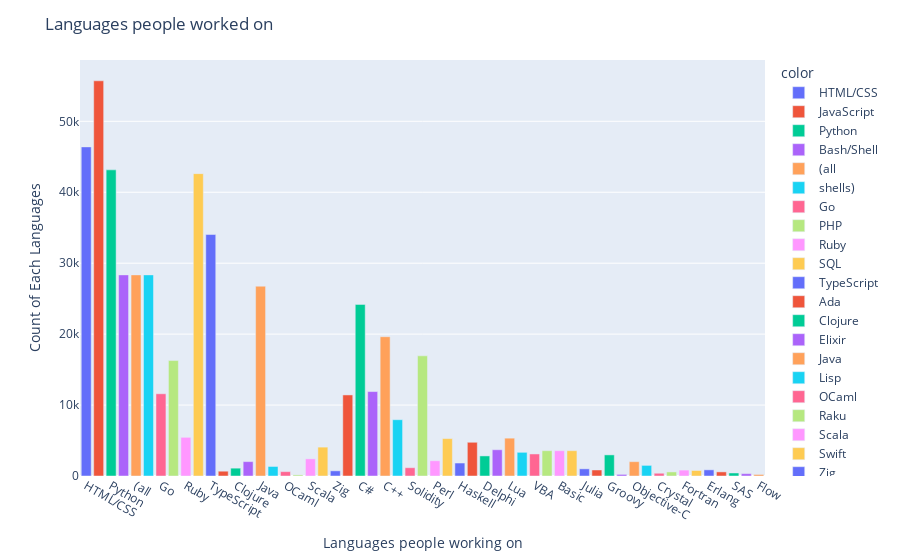

This figure's notebook cell:
### Markdown cell above
some of the values are float , because of missing values so here im replacing with blank string

### Code cell
# Removing null values and replacing with empty string
selected_survay_df['LanguageHaveWorkedWith'] = selected_survay_df['LanguageHaveWorkedWith'].fillna('')
print(selected_survay_df['LanguageHaveWorkedWith'].isnull().sum())

# changing from float type to integer type
selected_survay_df['LanguageHaveWorkedWith'] = selected_survay_df['LanguageHaveWorkedWith'].astype(str)

# removing ":" char and joining them into lists
words_list = selected_survay_df['LanguageHaveWorkedWith'].str.split(";")

# then joining all the list into one paragraph to perform visualization of wordcloud
sentences = []
for word in words_list:
    sentence = ' '.join(word)
    sentences.append(sentence)

text = ' '.join(sentences)
print(len(text))

wordcloud = WordCloud(background_color='white').generate(text)
plt.figure(figsize=(10,30))
plt.imshow(wordcloud,interpolation='bilinear')
plt.axis('off')
plt.title('languages that people have worked with based on higher frequency')
plt.show()

words = text.split()
count_words = Counter(words)
fig = px.bar(x = count_words.keys(),y = count_words.values(),color=count_words.keys())
fig.update_layout(xaxis_title='Languages people working on',yaxis_title='Count of Each Languages',title='Languages people worked on',xaxis=dict(tickangle=30))

### Figure 1 — Plotly figure (JSON) as saved in the notebook; plotly's stock layout.template omitted (floating-point values rounded to 4 significant figures)
{"data": [{"alignmentgroup": "True", "hovertemplate": "color=HTML/CSS<br>x=%{x}<br>y=%{y}<extra></extra>", "legendgroup": "HTML/CSS", "marker": {"color": "#636efa", "pattern": {"shape": ""}}, "name": "HTML/CSS", "offsetgroup": "HTML/CSS", "orientation": "v", "showlegend": true, "textposition": "auto", "type": "bar", "x": ["HTML/CSS"], "xaxis": "x", "y": [46396], "yaxis": "y"}, {"alignmentgroup": "True", "hovertemplate": "color=JavaScript<br>x=%{x}<br>y=%{y}<extra></extra>", "legendgroup": "JavaScript", "marker": {"color": "#EF553B", "pattern": {"shape": ""}}, "name": "JavaScript", "offsetgroup": "JavaScript", "orientation": "v", "showlegend": true, "textposition": "auto", "type": "bar", "x": ["JavaScript"], "xaxis": "x", "y": [55711], "yaxis": "y"}, {"alignmentgroup": "True", "hovertemplate": "color=Python<br>x=%{x}<br>y=%{y}<extra></extra>", "legendgroup": "Python", "marker": {"color": "#00cc96", "pattern": {"shape": ""}}, "name": "Python", "offsetgroup": "Python", "orientation": "v", "showlegend": true, "textposition": "auto", "type": "bar", "x": ["Python"], "xaxis": "x", "y": [43158], "yaxis": "y"}, {"alignmentgroup": "True", "hovertemplate": "color=Bash/Shell<br>x=%{x}<br>y=%{y}<extra></extra>", "legendgroup": "Bash/Shell", "marker": {"color": "#ab63fa", "pattern": {"shape": ""}}, "name": "Bash/Shell", "offsetgroup": "Bash/Shell", "orientation": "v", "showlegend": true, "textposition": "auto", "type": "bar", "x": ["Bash/Shell"], "xaxis": "x", "y": [28351], "yaxis": "y"}, {"alignmentgroup": "True", "hovertemplate": "color=(all<br>x=%{x}<br>y=%{y}<extra></extra>", "legendgroup": "(all", "marker": {"color": "#FFA15A", "pattern": {"shape": ""}}, "name": "(all", "offsetgroup": "(all", "orientation": "v", "showlegend": true, "textposition": "auto", "type": "bar", "x": ["(all"], "xaxis": "x", "y": [28351], "yaxis": "y"}, {"alignmentgroup": "True", "hovertemplate": "color=shells)<br>x=%{x}<br>y=%{y}<extra></extra>", "legendgroup": "shells)", "marker": {"color": "#19d3f3", "pattern": {"shape": ""}}, "name": "shells)", "offsetgroup": "shells)", "orientation": "v", "showlegend": true, "textposition": "auto", "type": "bar", "x": ["shells)"], "xaxis": "x", "y": [28351], "yaxis": "y"}, {"alignmentgroup": "True", "hovertemplate": "color=Go<br>x=%{x}<br>y=%{y}<extra></extra>", "legendgroup": "Go", "marker": {"color": "#FF6692", "pattern": {"shape": ""}}, "name": "Go", "offsetgroup": "Go", "orientation": "v", "showlegend": true, "textposition": "auto", "type": "bar", "x": ["Go"], "xaxis": "x", "y": [11592], "yaxis": "y"}, {"alignmentgroup": "True", "hovertemplate": "color=PHP<br>x=%{x}<br>y=%{y}<extra></extra>", "legendgroup": "PHP", "marker": {"color": "#B6E880", "pattern": {"shape": ""}}, "name": "PHP", "offsetgroup": "PHP", "orientation": "v", "showlegend": true, "textposition": "auto", "type": "bar", "x": ["PHP"], "xaxis": "x", "y": [16274], "yaxis": "y"}, {"alignmentgroup": "True", "hovertemplate": "color=Ruby<br>x=%{x}<br>y=%{y}<extra></extra>", "legendgroup": "Ruby", "marker": {"color": "#FF97FF", "pattern": {"shape": ""}}, "name": "Ruby", "offsetgroup": "Ruby", "orientation": "v", "showlegend": true, "textposition": "auto", "type": "bar", "x": ["Ruby"], "xaxis": "x", "y": [5454], "yaxis": "y"}, {"alignmentgroup": "True", "hovertemplate": "color=SQL<br>x=%{x}<br>y=%{y}<extra></extra>", "legendgroup": "SQL", "marker": {"color": "#FECB52", "pattern": {"shape": ""}}, "name": "SQL", "offsetgroup": "SQL", "orientation": "v", "showlegend": true, "textposition": "auto", "type": "bar", "x": ["SQL"], "xaxis": "x", "y": [42623], "yaxis": "y"}, {"alignmentgroup": "True", "hovertemplate": "color=TypeScript<br>x=%{x}<br>y=%{y}<extra></extra>", "legendgroup": "TypeScript", "marker": {"color": "#636efa", "pattern": {"shape": ""}}, "name": "TypeScript", "offsetgroup": "TypeScript", "orientation": "v", "showlegend": true, "textposition": "auto", "type": "bar", "x": ["TypeScript"], "xaxis": "x", "y": [34041], "yaxis": "y"}, {"alignmentgroup": "True", "hovertemplate": "color=Ada<br>x=%{x}<br>y=%{y}<extra></extra>", "legendgroup": "Ada", "marker": {"color": "#EF553B", "pattern": {"shape": ""}}, "name": "Ada", "offsetgroup": "Ada", "orientation": "v", "showlegend": true, "textposition": "auto", "type": "bar", "x": ["Ada"], "xaxis": "x", "y": [677], "yaxis": "y"}, {"alignmentgroup": "True", "hovertemplate": "color=Clojure<br>x=%{x}<br>y=%{y}<extra></extra>", "legendgroup": "Clojure", "marker": {"color": "#00cc96", "pattern": {"shape": ""}}, "name": "Clojure", "offsetgroup": "Clojure", "orientation": "v", "showlegend": true, "textposition": "auto", "type": "bar", "x": ["Clojure"], "xaxis": "x", "y": [1105], "yaxis": "y"}, {"alignmentgroup": "True", "hovertemplate": "color=Elixir<br>x=%{x}<br>y=%{y}<extra></extra>", "legendgroup": "Elixir", "marker": {"color": "#ab63fa", "pattern": {"shape": ""}}, "name": "Elixir", "offsetgroup": "Elixir", "orientation": "v", "showlegend": true, "textposition": "auto", "type": "bar", "x": ["Elixir"], "xaxis": "x", "y": [2028], "yaxis": "y"}, {"alignmentgroup": "True", "hovertemplate": "color=Java<br>x=%{x}<br>y=%{y}<extra></extra>", "legendgroup": "Java", "marker": {"color": "#FFA15A", "pattern": {"shape": ""}}, "name": "Java", "offsetgroup": "Java", "orientation": "v", "showlegend": true, "textposition": "auto", "type": "bar", "x": ["Java"], "xaxis": "x", "y": [26757], "yaxis": "y"}, {"alignmentgroup": "True", "hovertemplate": "color=Lisp<br>x=%{x}<br>y=%{y}<extra></extra>", "legendgroup": "Lisp", "marker": {"color": "#19d3f3", "pattern": {"shape": ""}}, "name": "Lisp", "offsetgroup": "Lisp", "orientation": "v", "showlegend": true, "textposition": "auto", "type": "bar", "x": ["Lisp"], "xaxis": "x", "y": [1342], "yaxis": "y"}, {"alignmentgroup": "True", "hovertemplate": "color=OCaml<br>x=%{x}<br>y=%{y}<extra></extra>", "legendgroup": "OCaml", "marker": {"color": "#FF6692", "pattern": {"shape": ""}}, "name": "OCaml", "offsetgroup": "OCaml", "orientation": "v", "showlegend": true, "textposition": "auto", "type": "bar", "x": ["OCaml"], "xaxis": "x", "y": [614], "yaxis": "y"}, {"alignmentgroup": "True", "hovertemplate": "color=Raku<br>x=%{x}<br>y=%{y}<extra></extra>", "legendgroup": "Raku", "marker": {"color": "#B6E880", "pattern": {"shape": ""}}, "name": "Raku", "offsetgroup": "Raku", "orientation": "v", "showlegend": true, "textposition": "auto", "type": "bar", "x": ["Raku"], "xaxis": "x", "y": [156], "yaxis": "y"}, {"alignmentgroup": "True", "hovertemplate": "color=Scala<br>x=%{x}<br>y=%{y}<extra></extra>", "legendgroup": "Scala", "marker": {"color": "#FF97FF", "pattern": {"shape": ""}}, "name": "Scala", "offsetgroup": "Scala", "orientation": "v", "showlegend": true, "textposition": "auto", "type": "bar", "x": ["Scala"], "xaxis": "x", "y": [2422], "yaxis": "y"}, {"alignmentgroup": "True", "hovertemplate": "color=Swift<br>x=%{x}<br>y=%{y}<extra></extra>", "legendgroup": "Swift", "marker": {"color": "#FECB52", "pattern": {"shape": ""}}, "name": "Swift", "offsetgroup": "Swift", "orientation": "v", "showlegend": true, "textposition": "auto", "type": "bar", "x": ["Swift"], "xaxis": "x", "y": [4072], "yaxis": "y"}, {"alignmentgroup": "True", "hovertemplate": "color=Zig<br>x=%{x}<br>y=%{y}<extra></extra>", "legendgroup": "Zig", "marker": {"color": "#636efa", "pattern": {"shape": ""}}, "name": "Zig", "offsetgroup": "Zig", "orientation": "v", "showlegend": true, "textposition": "auto", "type": "bar", "x": ["Zig"], "xaxis": "x", "y": [729], "yaxis": "y"}, {"alignmentgroup": "True", "hovertemplate": "color=Rust<br>x=%{x}<br>y=%{y}<extra></extra>", "legendgroup": "Rust", "marker": {"color": "#EF553B", "pattern": {"shape": ""}}, "name": "Rust", "offsetgroup": "Rust", "orientation": "v", "showlegend": true, "textposition": "auto", "type": "bar", "x": ["Rust"], "xaxis": "x", "y": [11427], "yaxis": "y"}, {"alignmentgroup": "True", "hovertemplate": "color=C#<br>x=%{x}<br>y=%{y}<extra></extra>", "legendgroup": "C#", "marker": {"color": "#00cc96", "pattern": {"shape": ""}}, "name": "C#", "offsetgroup": "C#", "orientation": "v", "showlegend": true, "textposition": "auto", "type": "bar", "x": ["C#"], "xaxis": "x", "y": [24193], "yaxis": "y"}, {"alignmentgroup": "True", "hovertemplate": "color=PowerShell<br>x=%{x}<br>y=%{y}<extra></extra>", "legendgroup": "PowerShell", "marker": {"color": "#ab63fa", "pattern": {"shape": ""}}, "name": "PowerShell", "offsetgroup": "PowerShell", "orientation": "v", "showlegend": true, "textposition": "auto", "type": "bar", "x": ["PowerShell"], "xaxis": "x", "y": [11902], "yaxis": "y"}, {"alignmentgroup": "True", "hovertemplate": "color=C++<br>x=%{x}<br>y=%{y}<extra></extra>", "legendgroup": "C++", "marker": {"color": "#FFA15A", "pattern": {"shape": ""}}, "name": "C++", "offsetgroup": "C++", "orientation": "v", "showlegend": true, "textposition": "auto", "type": "bar", "x": ["C++"], "xaxis": "x", "y": [19634], "yaxis": "y"}, {"alignmentgroup": "True", "hovertemplate": "color=Kotlin<br>x=%{x}<br>y=%{y}<extra></extra>", "legendgroup": "Kotlin", "marker": {"color": "#19d3f3", "pattern": {"shape": ""}}, "name": "Kotlin", "offsetgroup": "Kotlin", "orientation": "v", "showlegend": true, "textposition": "auto", "type": "bar", "x": ["Kotlin"], "xaxis": "x", "y": [7935], "yaxis": "y"}, {"alignmentgroup": "True", "hovertemplate": "color=Solidity<br>x=%{x}<br>y=%{y}<extra></extra>", "legendgroup": "Solidity", "marker": {"color": "#FF6692", "pattern": {"shape": ""}}, "name": "Solidity", "offsetgroup": "Solidity", "orientation": "v", "showlegend": true, "textposition": "auto", "type": "bar", "x": ["Solidity"], "xaxis": "x", "y": [1168], "yaxis": "y"}, {"alignmentgroup": "True", "hovertemplate": "color=C<br>x=%{x}<br>y=%{y}<extra></extra>", "legendgroup": "C", "marker": {"color": "#B6E880", "pattern": {"shape": ""}}, "name": "C", "offsetgroup": "C", "orientation": "v", "showlegend": true, "textposition": "auto", "type": "bar", "x": ["C"], "xaxis": "x", "y": [16940], "yaxis": "y"}, {"alignmentgroup": "True", "hovertemplate": "color=Perl<br>x=%{x}<br>y=%{y}<extra></extra>", "legendgroup": "Perl", "marker": {"color": "#FF97FF", "pattern": {"shape": ""}}, "name": "Perl", "offsetgroup": "Perl", "orientation": "v", "showlegend": true, "textposition": "auto", "type": "bar", "x": ["Perl"], "xaxis": "x", "y": [2151], "yaxis": "y"}, {"alignmentgroup": "True", "hovertemplate": "color=Dart<br>x=%{x}<br>y=%{y}<extra></extra>", "legendgroup": "Dart", "marker": {"color": "#FECB52", "pattern": {"shape": ""}}, "name": "Dart", "offsetgroup": "Dart", "orientation": "v", "showlegend": true, "textposition": "auto", "type": "bar", "x": ["Dart"], "xaxis": "x", "y": [5273], "yaxis": "y"}, {"alignmentgroup": "True", "hovertemplate": "color=Haskell<br>x=%{x}<br>y=%{y}<extra></extra>", "legendgroup": "Haskell", "marker": {"color": "#636efa", "pattern": {"shape": ""}}, "name": "Haskell", "offsetgroup": "Haskell", "orientation": "v", "showlegend": true, "textposition": "auto", "type": "bar", "x": ["Haskell"], "xaxis": "x", "y": [1829], "yaxis": "y"}, {"alignmentgroup": "True", "hovertemplate": "color=Assembly<br>x=%{x}<br>y=%{y}<extra></extra>", "legendgroup": "Assembly", "marker": {"color": "#EF553B", "pattern": {"shape": ""}}, "name": "Assembly", "offsetgroup": "Assembly", "orientation": "v", "showlegend": true, "textposition": "auto", "type": "bar", "x": ["Assembly"], "xaxis": "x", "y": [4753], "yaxis": "y"}, {"alignmentgroup": "True", "hovertemplate": "color=Delphi<br>x=%{x}<br>y=%{y}<extra></extra>", "legendgroup": "Delphi", "marker": {"color": "#00cc96", "pattern": {"shape": ""}}, "name": "Delphi", "offsetgroup": "Delphi", "orientation": "v", "showlegend": true, "textposition": "auto", "type": "bar", "x": ["Delphi"], "xaxis": "x", "y": [2831], "yaxis": "y"}, {"alignmentgroup": "True", "hovertemplate": "color=R<br>x=%{x}<br>y=%{y}<extra></extra>", "legendgroup": "R", "marker": {"color": "#ab63fa", "pattern": {"shape": ""}}, "name": "R", "offsetgroup": "R", "orientation": "v", "showlegend": true, "textposition": "auto", "type": "bar", "x": ["R"], "xaxis": "x", "y": [3702], "yaxis": "y"}, {"alignmentgroup": "True", "hovertemplate": "color=Lua<br>x=%{x}<br>y=%{y}<extra></extra>", "legendgroup": "Lua", "marker": {"color": "#FFA15A", "pattern": {"shape": ""}}, "name": "Lua", "offsetgroup": "Lua", "orientation": "v", "showlegend": true, "textposition": "auto", "type": "bar", "x": ["Lua"], "xaxis": "x", "y": [5336], "yaxis": "y"}, {"alignmentgroup": "True", "hovertemplate": "color=MATLAB<br>x=%{x}<br>y=%{y}<extra></extra>", "legendgroup": "MATLAB", "marker": {"color": "#19d3f3", "pattern": {"shape": ""}}, "name": "MATLAB", "offsetgroup": "MATLAB", "orientation": "v", "showlegend": true, "textposition": "auto", "type": "bar", "x": ["MATLAB"], "xaxis": "x", "y": [3339], "yaxis": "y"}, {"alignmentgroup": "True", "hovertemplate": "color=VBA<br>x=%{x}<br>y=%{y}<extra></extra>", "legendgroup": "VBA", "marker": {"color": "#FF6692", "pattern": {"shape": ""}}, "name": "VBA", "offsetgroup": "VBA", "orientation": "v", "showlegend": true, "textposition": "auto", "type": "bar", "x": ["VBA"], "xaxis": "x", "y": [3107], "yaxis": "y"}, {"alignmentgroup": "True", "hovertemplate": "color=Visual<br>x=%{x}<br>y=%{y}<extra></extra>", "legendgroup": "Visual", "marker": {"color": "#B6E880", "pattern": {"shape": ""}}, "name": "Visual", "offsetgroup": "Visual", "orientation": "v", "showlegend": true, "textposition": "auto", "type": "bar", "x": ["Visual"], "xaxis": "x", "y": [3568], "yaxis": "y"}, {"alignmentgroup": "True", "hovertemplate": "color=Basic<br>x=%{x}<br>y=%{y}<extra></extra>", "legendgroup": "Basic", "marker": {"color": "#FF97FF", "pattern": {"shape": ""}}, "name": "Basic", "offsetgroup": "Basic", "orientation": "v", "showlegend": true, "textposition": "auto", "type": "bar", "x": ["Basic"], "xaxis": "x", "y": [3568], "yaxis": "y"}, {"alignmentgroup": "True", "hovertemplate": "color=(.Net)<br>x=%{x}<br>y=%{y}<extra></extra>", "legendgroup": "(.Net)", "marker": {"color": "#FECB52", "pattern": {"shape": ""}}, "name": "(.Net)", "offsetgroup": "(.Net)", "orientation": "v", "showlegend": true, "textposition": "auto", "type": "bar", "x": ["(.Net)"], "xaxis": "x", "y": [3568], "yaxis": "y"}, {"alignmentgroup": "True", "hovertemplate": "color=Julia<br>x=%{x}<br>y=%{y}<extra></extra>", "legendgroup": "Julia", "marker": {"color": "#636efa", "pattern": {"shape": ""}}, "name": "Julia", "offsetgroup": "Julia", "orientation": "v", "showlegend": true, "textposition": "auto", "type": "bar", "x": ["Julia"], "xaxis": "x", "y": [1010], "yaxis": "y"}, {"alignmentgroup": "True", "hovertemplate": "color=F#<br>x=%{x}<br>y=%{y}<extra></extra>", "legendgroup": "F#", "marker": {"color": "#EF553B", "pattern": {"shape": ""}}, "name": "F#", "offsetgroup": "F#", "orientation": "v", "showlegend": true, "textposition": "auto", "type": "bar", "x": ["F#"], "xaxis": "x", "y": [849], "yaxis": "y"}, {"alignmentgroup": "True", "hovertemplate": "color=Groovy<br>x=%{x}<br>y=%{y}<extra></extra>", "legendgroup": "Groovy", "marker": {"color": "#00cc96", "pattern": {"shape": ""}}, "name": "Groovy", "offsetgroup": "Groovy", "orientation": "v", "showlegend": true, "textposition": "auto", "type": "bar", "x": ["Groovy"], "xaxis": "x", "y": [2976], "yaxis": "y"}, {"alignmentgroup": "True", "hovertemplate": "color=APL<br>x=%{x}<br>y=%{y}<extra></extra>", "legendgroup": "APL", "marker": {"color": "#ab63fa", "pattern": {"shape": ""}}, "name": "APL", "offsetgroup": "APL", "orientation": "v", "showlegend": true, "textposition": "auto", "type": "bar", "x": ["APL"], "xaxis": "x", "y": [225], "yaxis": "y"}, {"alignmentgroup": "True", "hovertemplate": "color=Objective-C<br>x=%{x}<br>y=%{y}<extra></extra>", "legendgroup": "Objective-C", "marker": {"color": "#FFA15A", "pattern": {"shape": ""}}, "name": "Objective-C", "offsetgroup": "Objective-C", "orientation": "v", "showlegend": true, "textposition": "auto", "type": "bar", "x": ["Objective-C"], "xaxis": "x", "y": [2019], "yaxis": "y"}, {"alignmentgroup": "True", "hovertemplate": "color=GDScript<br>x=%{x}<br>y=%{y}<extra></extra>", "legendgroup": "GDScript", "marker": {"color": "#19d3f3", "pattern": {"shape": ""}}, "name": "GDScript", "offsetgroup": "GDScript", "orientation": "v", "showlegend": true, "textposition": "auto", "type": "bar", "x": ["GDScript"], "xaxis": "x", "y": [1495], "yaxis": "y"}, {"alignmentgroup": "True", "hovertemplate": "color=Crystal<br>x=%{x}<br>y=%{y}<extra></extra>", "legendgroup": "Crystal", "marker": {"color": "#FF6692", "pattern": {"shape": ""}}, "name": "Crystal", "offsetgroup": "Crystal", "orientation": "v", "showlegend": true, "textposition": "auto", "type": "bar", "x": ["Crystal"], "xaxis": "x", "y": [389], "yaxis": "y"}, {"alignmentgroup": "True", "hovertemplate": "color=Cobol<br>x=%{x}<br>y=%{y}<extra></extra>", "legendgroup": "Cobol", "marker": {"color": "#B6E880", "pattern": {"shape": ""}}, "name": "Cobol", "offsetgroup": "Cobol", "orientation": "v", "showlegend": true, "textposition": "auto", "type": "bar", "x": ["Cobol"], "xaxis": "x", "y": [576], "yaxis": "y"}, {"alignmentgroup": "True", "hovertemplate": "color=Fortran<br>x=%{x}<br>y=%{y}<extra></extra>", "legendgroup": "Fortran", "marker": {"color": "#FF97FF", "pattern": {"shape": ""}}, "name": "Fortran", "offsetgroup": "Fortran", "orientation": "v", "showlegend": true, "textposition": "auto", "type": "bar", "x": ["Fortran"], "xaxis": "x", "y": [833], "yaxis": "y"}, {"alignmentgroup": "True", "hovertemplate": "color=Prolog<br>x=%{x}<br>y=%{y}<extra></extra>", "legendgroup": "Prolog", "marker": {"color": "#FECB52", "pattern": {"shape": ""}}, "name": "Prolog", "offsetgroup": "Prolog", "orientation": "v", "showlegend": true, "textposition": "auto", "type": "bar", "x": ["Prolog"], "xaxis": "x", "y": [776], "yaxis": "y"}, {"alignmentgroup": "True", "hovertemplate": "color=Erlang<br>x=%{x}<br>y=%{y}<extra></extra>", "legendgroup": "Erlang", "marker": {"color": "#636efa", "pattern": {"shape": ""}}, "name": "Erlang", "offsetgroup": "Erlang", "orientation": "v", "showlegend": true, "textposition": "auto", "type": "bar", "x": ["Erlang"], "xaxis": "x", "y": [868], "yaxis": "y"}, {"alignmentgroup": "True", "hovertemplate": "color=Apex<br>x=%{x}<br>y=%{y}<extra></extra>", "legendgroup": "Apex", "marker": {"color": "#EF553B", "pattern": {"shape": ""}}, "name": "Apex", "offsetgroup": "Apex", "orientation": "v", "showlegend": true, "textposition": "auto", "type": "bar", "x": ["Apex"], "xaxis": "x", "y": [579], "yaxis": "y"}, {"alignmentgroup": "True", "hovertemplate": "color=SAS<br>x=%{x}<br>y=%{y}<extra></extra>", "legendgroup": "SAS", "marker": {"color": "#00cc96", "pattern": {"shape": ""}}, "name": "SAS", "offsetgroup": "SAS", "orientation": "v", "showlegend": true, "textposition": "auto", "type": "bar", "x": ["SAS"], "xaxis": "x", "y": [427], "yaxis": "y"}, {"alignmentgroup": "True", "hovertemplate": "color=Nim<br>x=%{x}<br>y=%{y}<extra></extra>", "legendgroup": "Nim", "marker": {"color": "#ab63fa", "pattern": {"shape": ""}}, "name": "Nim", "offsetgroup": "Nim", "orientation": "v", "showlegend": true, "textposition": "auto", "type": "bar", "x": ["Nim"], "xaxis": "x", "y": [331], "yaxis": "y"}, {"alignmentgroup": "True", "hovertemplate": "color=Flow<br>x=%{x}<br>y=%{y}<extra></extra>", "legendgroup": "Flow", "marker": {"color": "#FFA15A", "pattern": {"shape": ""}}, "name": "Flow", "offsetgroup": "Flow", "orientation": "v", "showlegend": true, "textposition": "auto", "type": "bar", "x": ["Flow"], "xaxis": "x", "y": [214], "yaxis": "y"}], "layout": {"barmode": "relative", "legend": {"title": {"text": "color"}, "tracegroupgap": 0}, "margin": {"t": 60}, "title": {"text": "Languages people worked on"}, "xaxis": {"anchor": "y", "domain": [0, 1], "tickangle": 30, "title": {"text": "Languages people working on"}}, "yaxis": {"anchor": "x", "domain": [0, 1], "title": {"text": "Count of Each Languages"}}}}
